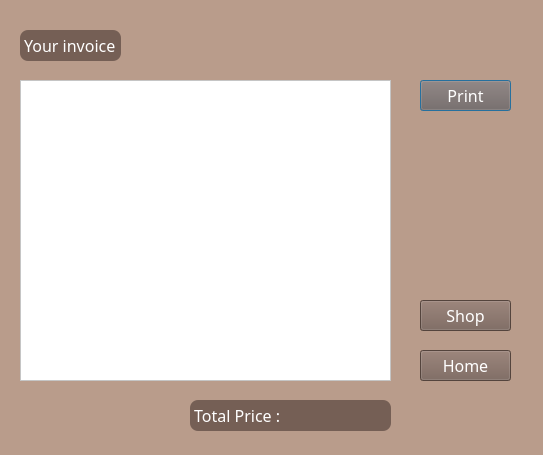
<?xml version="1.0" encoding="UTF-8"?>
<ui version="4.0">
 <class>Invoice</class>
 <widget class="QDialog" name="Invoice">
  <property name="geometry">
   <rect>
    <x>0</x>
    <y>0</y>
    <width>543</width>
    <height>455</height>
   </rect>
  </property>
  <property name="windowTitle">
   <string>Invoice</string>
  </property>
  <property name="styleSheet">
   <string notr="true">background-color:#B99C8B;</string>
  </property>
  <widget class="QTableWidget" name="tb_Invoice">
   <property name="geometry">
    <rect>
     <x>20</x>
     <y>80</y>
     <width>371</width>
     <height>301</height>
    </rect>
   </property>
   <property name="font">
    <font>
     <family>Kanit Light</family>
     <pointsize>11</pointsize>
    </font>
   </property>
   <property name="styleSheet">
    <string notr="true">background-color:white;</string>
   </property>
  </widget>
  <widget class="QLabel" name="label">
   <property name="geometry">
    <rect>
     <x>20</x>
     <y>30</y>
     <width>101</width>
     <height>31</height>
    </rect>
   </property>
   <property name="font">
    <font>
     <family>Kanit Light</family>
     <pointsize>12</pointsize>
    </font>
   </property>
   <property name="styleSheet">
    <string notr="true">background-color:#755F55;
border:1px;
border-radius: 8px;
color:white;</string>
   </property>
   <property name="text">
    <string> Your invoice</string>
   </property>
  </widget>
  <widget class="QPushButton" name="btn_Print">
   <property name="geometry">
    <rect>
     <x>420</x>
     <y>80</y>
     <width>91</width>
     <height>31</height>
    </rect>
   </property>
   <property name="font">
    <font>
     <family>Kanit Light</family>
     <pointsize>12</pointsize>
    </font>
   </property>
   <property name="styleSheet">
    <string notr="true">background-color:#755F55;
color:white;</string>
   </property>
   <property name="text">
    <string>Print</string>
   </property>
  </widget>
  <widget class="QPushButton" name="btn_Shop">
   <property name="geometry">
    <rect>
     <x>420</x>
     <y>300</y>
     <width>91</width>
     <height>31</height>
    </rect>
   </property>
   <property name="font">
    <font>
     <family>Kanit Light</family>
     <pointsize>12</pointsize>
    </font>
   </property>
   <property name="styleSheet">
    <string notr="true">background-color:#755F55;
color:white;</string>
   </property>
   <property name="text">
    <string>Shop</string>
   </property>
  </widget>
  <widget class="QPushButton" name="btn_Home">
   <property name="geometry">
    <rect>
     <x>420</x>
     <y>350</y>
     <width>91</width>
     <height>31</height>
    </rect>
   </property>
   <property name="font">
    <font>
     <family>Kanit Light</family>
     <pointsize>12</pointsize>
    </font>
   </property>
   <property name="styleSheet">
    <string notr="true">background-color:#755F55;
color:white;</string>
   </property>
   <property name="text">
    <string>Home</string>
   </property>
  </widget>
  <widget class="QLabel" name="label_2">
   <property name="geometry">
    <rect>
     <x>190</x>
     <y>400</y>
     <width>201</width>
     <height>31</height>
    </rect>
   </property>
   <property name="font">
    <font>
     <family>Kanit Light</family>
     <pointsize>12</pointsize>
    </font>
   </property>
   <property name="styleSheet">
    <string notr="true">background-color:#755F55;
border:1px;
border-radius: 8px;
color:white;</string>
   </property>
   <property name="text">
    <string> Total Price : </string>
   </property>
  </widget>
 </widget>
 <resources/>
 <connections/>
</ui>
